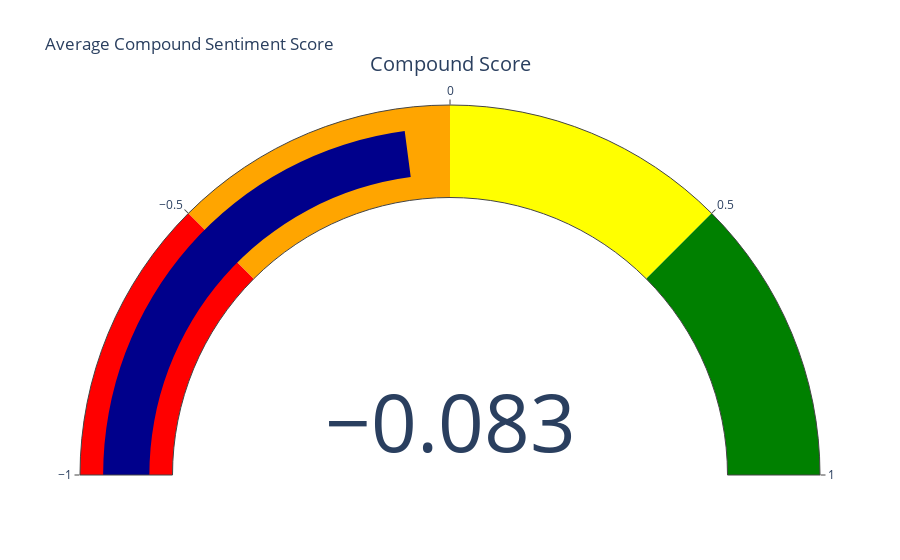

Notebook code for this chart:
### Code cell
# Create an instance of the SentimentIntensityAnalyzer class
analyzer = SentimentIntensityAnalyzer()


def get_sentiment_score(text):
    """
    Calculates the sentiment score of the given text.

    Parameters:
    text (str): The text for which sentiment score needs to be calculated.

    Returns:
    dict: A dictionary containing the sentiment scores for the text.
    """
    return analyzer.polarity_scores(text)


def get_sentiment_graph(df, column):
    """
    Generates a bar chart and a gauge chart to visualize the sentiment analysis scores of a given DataFrame column.

    Parameters:
    - df (DataFrame): The DataFrame containing the data.
    - column (str): The name of the column in the DataFrame to analyze.

    Returns:
    None
    """
    # Apply the get_sentiment_score function to extract sentiment dictionaries
    sentiment_scores = df[column].apply(get_sentiment_score)

    # Extract individual sentiment components
    components = ["Negative", "Neutral", "Positive"]
    scores = [
        [sentiment["neg"] for sentiment in sentiment_scores],
        [sentiment["neu"] for sentiment in sentiment_scores],
        [sentiment["pos"] for sentiment in sentiment_scores],
    ]

    # Bar chart for individual sentiment components
    plt.figure(figsize=(8, 4))
    plt.bar(
        components,
        [sum(scores[i]) / len(scores[i]) for i in range(len(scores))],
        color=["red", "grey", "green"],
    )
    plt.xlabel("Sentiment")
    plt.ylabel("Percentage")
    plt.title("Sentiment Component Scores in Percentage")
    plt.ylim(0, 1)
    plt.show()

    # Gauge chart for compound score using Plotly
    avg_compound_score = sum(
        [sentiment["compound"] for sentiment in sentiment_scores]
    ) / len(sentiment_scores)

    fig = go.Figure(
        go.Indicator(
            mode="gauge+number",
            value=avg_compound_score,
            title={"text": "Compound Score"},
            gauge={
                "axis": {"range": [-1, 1]},
                "bar": {"color": "darkblue"},
                "steps": [
                    {"range": [-1, -0.5], "color": "red"},
                    {"range": [-0.5, 0], "color": "orange"},
                    {"range": [0, 0.5], "color": "yellow"},
                    {"range": [0.5, 1], "color": "green"},
                ],
            },
        )
    )
    fig.update_layout(title="Average Compound Sentiment Score")
    fig.show()


# Get the training data
df = get_train_data()

# Preprocess the data
df = data_preprocess(df)

# Generate sentiment analysis graph for the 'claim' column
get_sentiment_graph(df, "claim")

### Figure 1 — Plotly figure (JSON) as saved in the notebook; plotly's stock layout.template omitted (floating-point values rounded to 4 significant figures)
{"data": [{"gauge": {"axis": {"range": [-1, 1]}, "bar": {"color": "darkblue"}, "steps": [{"color": "red", "range": [-1, -0.5]}, {"color": "orange", "range": [-0.5, 0]}, {"color": "yellow", "range": [0, 0.5]}, {"color": "green", "range": [0.5, 1]}]}, "mode": "gauge+number", "title": {"text": "Compound Score"}, "type": "indicator", "value": -0.08339}], "layout": {"autosize": true, "title": {"text": "Average Compound Sentiment Score"}}}
